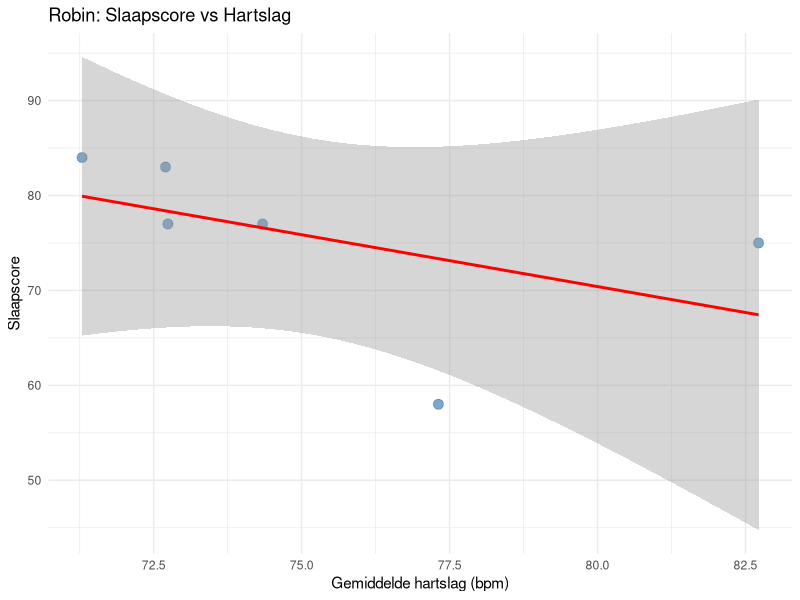
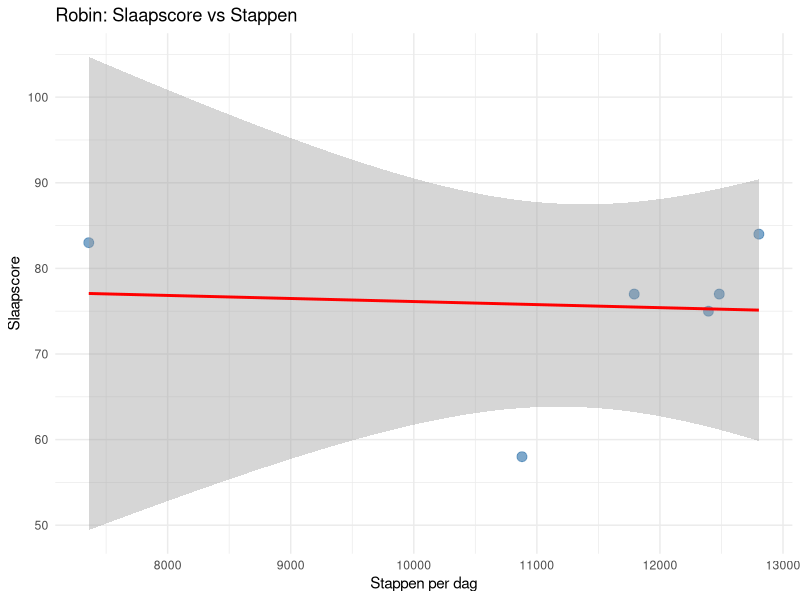
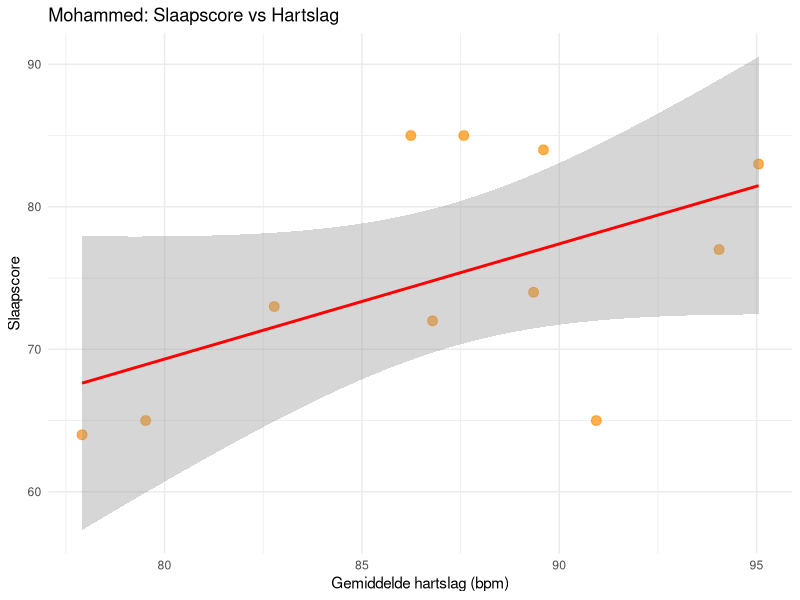
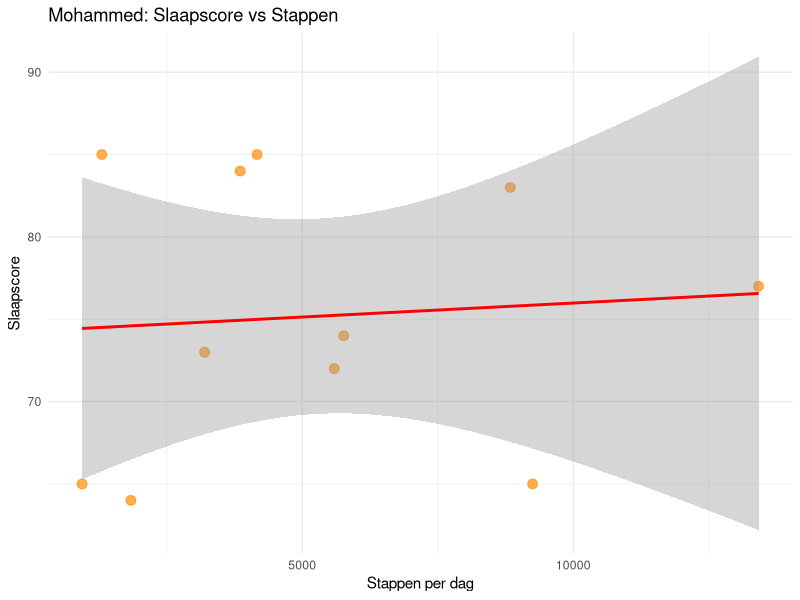
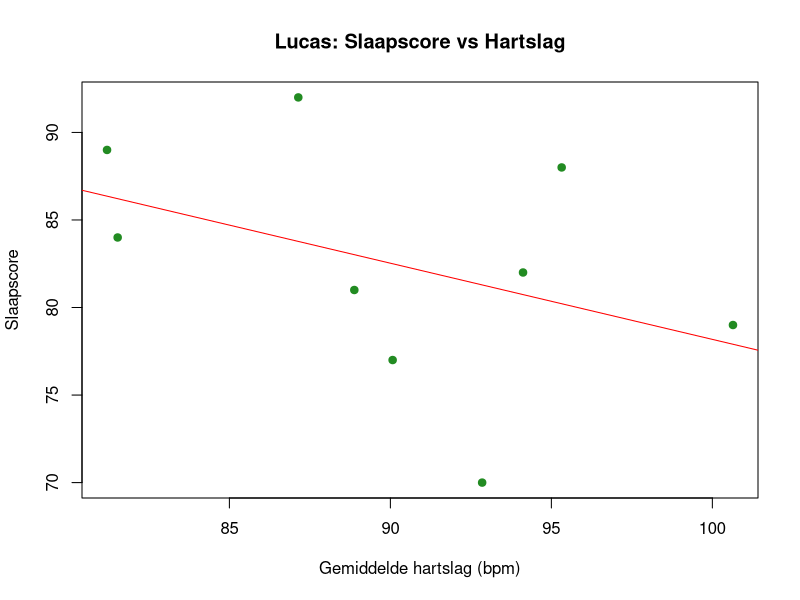
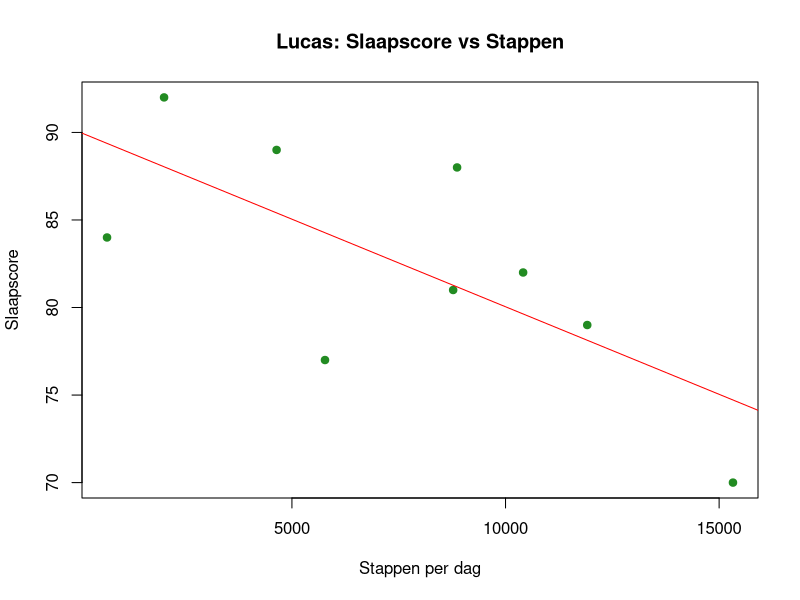
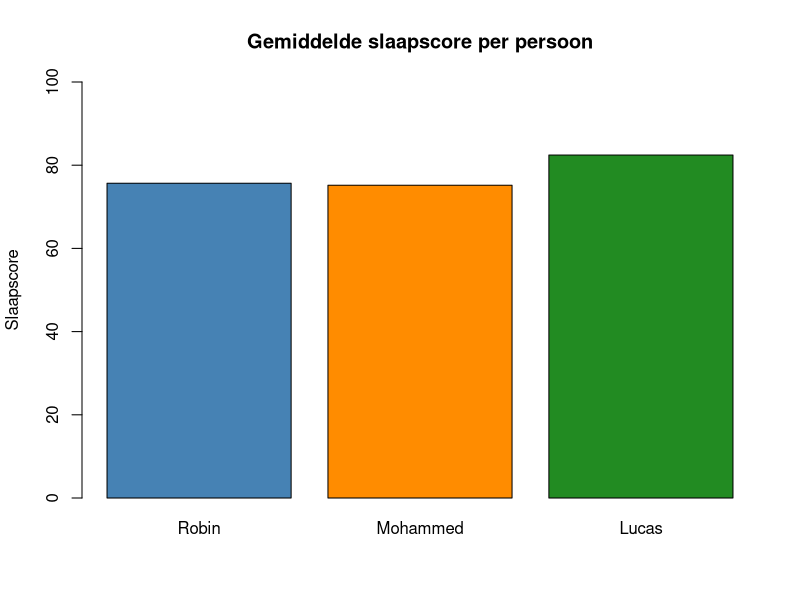
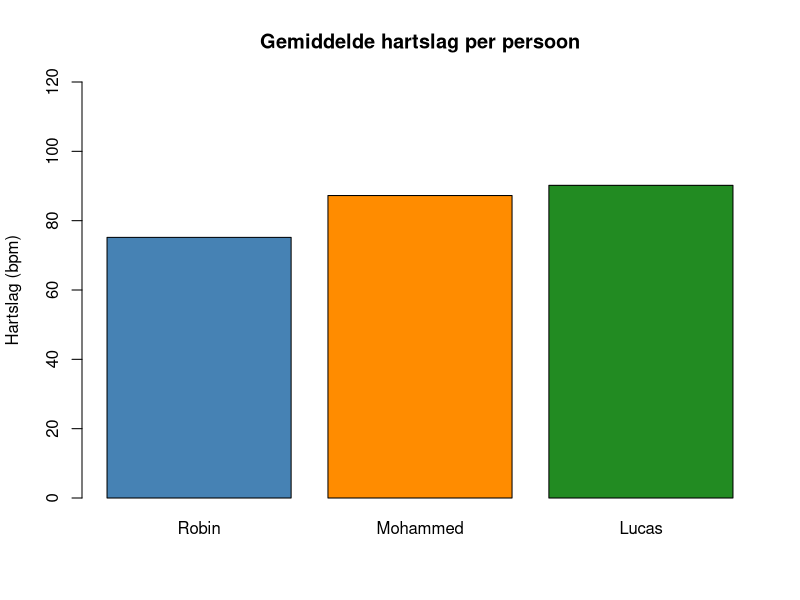

These figures' R source, in order:
## ---- chunk 1
library(ggplot2)
## ---- chunk 2
robin    <- read.csv("analysis/data/combined_filetered/combined_data_robin.csv")
mohammed <- read.csv("analysis/data/combined_filetered/combined_data_mohammed.csv")
lucas    <- read.csv("analysis/data/combined_filetered/combined_data_lucas.csv")
## ---- chunk 3
cat("Gemiddelde slaapscore Robin:", mean(robin$sleep_score), "\n")
cat("Gemiddelde hartslag Robin:  ", mean(robin$average_heart_rate), "\n")
cat("Aantal metingen:            ", nrow(robin), "\n")
## ---- chunk 4
cor.test(robin$sleep_score, robin$average_heart_rate)

ggplot(robin, aes(x = average_heart_rate, y = sleep_score)) +
  geom_point(size = 3, color = "steelblue", alpha = 0.7) +
  geom_smooth(method = "lm", color = "red", se = TRUE) +
  labs(title = "Robin: Slaapscore vs Hartslag",
       x = "Gemiddelde hartslag (bpm)",
       y = "Slaapscore") +
  theme_minimal()
## ---- chunk 5
cor.test(robin$sleep_score, robin$total_steps)

ggplot(robin, aes(x = total_steps, y = sleep_score)) +
  geom_point(size = 3, color = "steelblue", alpha = 0.7) +
  geom_smooth(method = "lm", color = "red", se = TRUE) +
  labs(title = "Robin: Slaapscore vs Stappen",
       x = "Stappen per dag",
       y = "Slaapscore") +
  theme_minimal()
## ---- chunk 6
cat("Gemiddelde slaapscore Mohammed:", mean(mohammed$sleep_score), "\n")
cat("Gemiddelde hartslag Mohammed:  ", mean(mohammed$average_heart_rate), "\n")
cat("Aantal metingen:               ", nrow(mohammed), "\n")
## ---- chunk 7
cor.test(mohammed$sleep_score, mohammed$average_heart_rate)

ggplot(mohammed, aes(x = average_heart_rate, y = sleep_score)) +
  geom_point(size = 3, color = "darkorange", alpha = 0.7) +
  geom_smooth(method = "lm", color = "red", se = TRUE) +
  labs(title = "Mohammed: Slaapscore vs Hartslag",
       x = "Gemiddelde hartslag (bpm)",
       y = "Slaapscore") +
  theme_minimal()
## ---- chunk 8
cor.test(mohammed$sleep_score, mohammed$total_steps)

ggplot(mohammed, aes(x = total_steps, y = sleep_score)) +
  geom_point(size = 3, color = "darkorange", alpha = 0.7) +
  geom_smooth(method = "lm", color = "red", se = TRUE) +
  labs(title = "Mohammed: Slaapscore vs Stappen",
       x = "Stappen per dag",
       y = "Slaapscore") +
  theme_minimal()
## ---- chunk 9
cat("Gemiddelde slaapscore Lucas:", mean(lucas$sleep_score), "\n")
cat("Gemiddelde hartslag Lucas:  ", mean(lucas$average_heart_rate), "\n")
cat("Aantal metingen:            ", nrow(lucas), "\n")
## ---- chunk 10
cor.test(lucas$sleep_score, lucas$average_heart_rate)

plot(lucas$average_heart_rate, lucas$sleep_score,
     main = "Lucas: Slaapscore vs Hartslag",
     xlab = "Gemiddelde hartslag (bpm)",
     ylab = "Slaapscore",
     pch  = 19, col = "forestgreen")
abline(lm(sleep_score ~ average_heart_rate, data = lucas), col = "red")
## ---- chunk 11
cor.test(lucas$sleep_score, lucas$total_steps)

plot(lucas$total_steps, lucas$sleep_score,
     main = "Lucas: Slaapscore vs Stappen",
     xlab = "Stappen per dag",
     ylab = "Slaapscore",
     pch  = 19, col = "forestgreen")
abline(lm(sleep_score ~ total_steps, data = lucas), col = "red")
## ---- chunk 12
gemiddelden <- c(mean(robin$sleep_score), mean(mohammed$sleep_score), mean(lucas$sleep_score))
namen       <- c("Robin", "Mohammed", "Lucas")

barplot(gemiddelden,
        names.arg = namen,
        col       = c("steelblue", "darkorange", "forestgreen"),
        main      = "Gemiddelde slaapscore per persoon",
        ylab      = "Slaapscore",
        ylim      = c(0, 100))
## ---- chunk 13
hartslag <- c(mean(robin$average_heart_rate), mean(mohammed$average_heart_rate), mean(lucas$average_heart_rate))

barplot(hartslag,
        names.arg = namen,
        col       = c("steelblue", "darkorange", "forestgreen"),
        main      = "Gemiddelde hartslag per persoon",
        ylab      = "Hartslag (bpm)",
        ylim      = c(0, 120))
